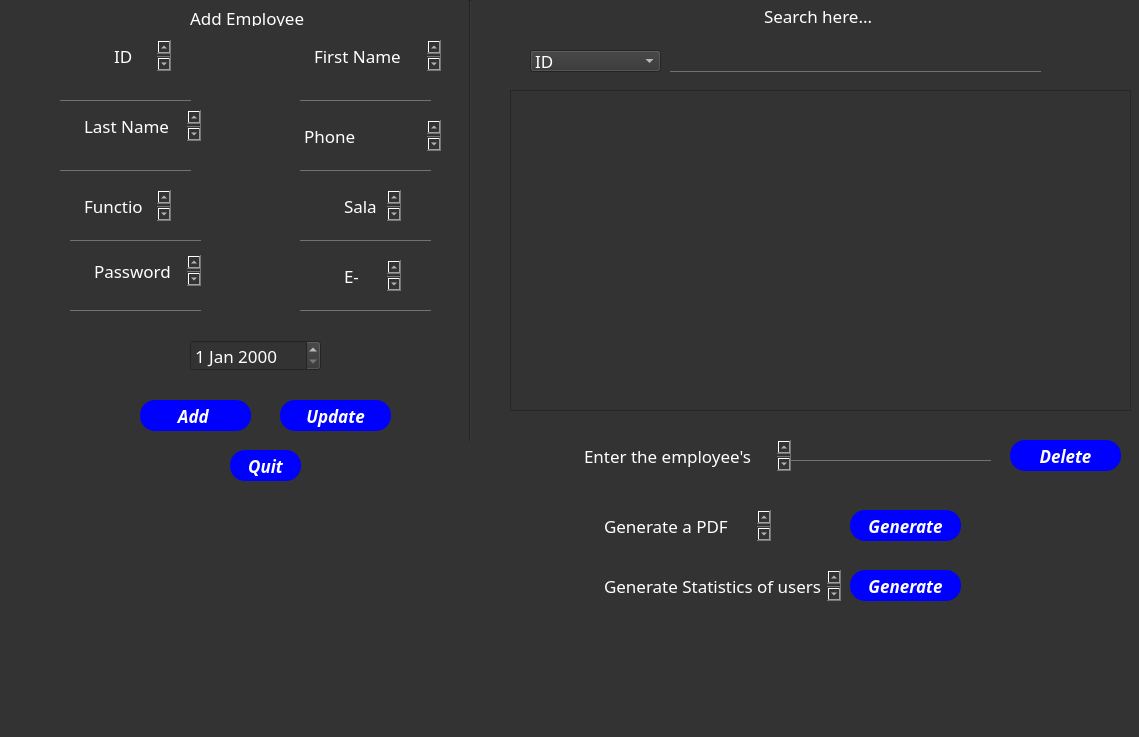
<?xml version="1.0" encoding="UTF-8"?>
<ui version="4.0">
 <class>MainWindow</class>
 <widget class="QMainWindow" name="MainWindow">
  <property name="geometry">
   <rect>
    <x>0</x>
    <y>0</y>
    <width>1139</width>
    <height>737</height>
   </rect>
  </property>
  <property name="windowTitle">
   <string>MainWindow</string>
  </property>
  <property name="styleSheet">
   <string notr="true">*{
font-family:century gothic;
font-size:17px;
background:#333;

}

QPushButton
{
background:blue;
border-radius:15px;
}

QToolButton
{
background:blue;
border-radius:60px;
}

QTextEdit
{
bakcground:#333;
border-radius:60px;
}

QLabel
{
color:white;
}

QWidget
{
color:white;
}

QPushButton:hover
{
background:grey;
}

QLineEdit
{
background:transparent;
border:none;
color:white;
border-bottom:1px solid #717072;
}

QTableView
{
background:#333;
}

QTableView QHeaderView::section {
background:#F5F5F5;
}</string>
  </property>
  <widget class="QWidget" name="centralwidget">
   <widget class="QLineEdit" name="LE_prenom">
    <property name="geometry">
     <rect>
      <x>300</x>
      <y>70</y>
      <width>131</width>
      <height>31</height>
     </rect>
    </property>
    <property name="text">
     <string/>
    </property>
    <property name="readOnly">
     <bool>false</bool>
    </property>
   </widget>
   <widget class="QLineEdit" name="LE_salaire">
    <property name="geometry">
     <rect>
      <x>300</x>
      <y>210</y>
      <width>131</width>
      <height>31</height>
     </rect>
    </property>
    <property name="text">
     <string/>
    </property>
    <property name="readOnly">
     <bool>false</bool>
    </property>
   </widget>
   <widget class="QPushButton" name="nom">
    <property name="geometry">
     <rect>
      <x>230</x>
      <y>450</y>
      <width>71</width>
      <height>31</height>
     </rect>
    </property>
    <property name="font">
     <font>
      <family>century gothic</family>
      <pointsize>-1</pointsize>
      <weight>75</weight>
      <italic>true</italic>
      <bold>true</bold>
     </font>
    </property>
    <property name="text">
     <string>Quit</string>
    </property>
   </widget>
   <widget class="QLineEdit" name="LE_nom">
    <property name="geometry">
     <rect>
      <x>60</x>
      <y>140</y>
      <width>131</width>
      <height>31</height>
     </rect>
    </property>
    <property name="text">
     <string/>
    </property>
    <property name="readOnly">
     <bool>false</bool>
    </property>
   </widget>
   <widget class="QLineEdit" name="LE_fct">
    <property name="geometry">
     <rect>
      <x>70</x>
      <y>210</y>
      <width>131</width>
      <height>31</height>
     </rect>
    </property>
    <property name="text">
     <string/>
    </property>
    <property name="readOnly">
     <bool>false</bool>
    </property>
   </widget>
   <widget class="QLineEdit" name="LE_tlf">
    <property name="geometry">
     <rect>
      <x>300</x>
      <y>140</y>
      <width>131</width>
      <height>31</height>
     </rect>
    </property>
    <property name="text">
     <string/>
    </property>
    <property name="readOnly">
     <bool>false</bool>
    </property>
   </widget>
   <widget class="QLineEdit" name="LE_ID">
    <property name="geometry">
     <rect>
      <x>60</x>
      <y>70</y>
      <width>131</width>
      <height>31</height>
     </rect>
    </property>
    <property name="text">
     <string/>
    </property>
    <property name="readOnly">
     <bool>false</bool>
    </property>
   </widget>
   <widget class="QPushButton" name="pushButton_4">
    <property name="geometry">
     <rect>
      <x>140</x>
      <y>400</y>
      <width>111</width>
      <height>31</height>
     </rect>
    </property>
    <property name="font">
     <font>
      <family>century gothic</family>
      <pointsize>-1</pointsize>
      <weight>75</weight>
      <italic>true</italic>
      <bold>true</bold>
     </font>
    </property>
    <property name="text">
     <string>Add </string>
    </property>
    <property name="icon">
     <iconset>
      <normaloff>../../../Add.png</normaloff>../../../Add.png</iconset>
    </property>
   </widget>
   <widget class="QLabel" name="label_3">
    <property name="geometry">
     <rect>
      <x>190</x>
      <y>10</y>
      <width>121</width>
      <height>16</height>
     </rect>
    </property>
    <property name="text">
     <string>Add Employee</string>
    </property>
   </widget>
   <widget class="Line" name="line">
    <property name="geometry">
     <rect>
      <x>460</x>
      <y>0</y>
      <width>20</width>
      <height>441</height>
     </rect>
    </property>
    <property name="orientation">
     <enum>Qt::Vertical</enum>
    </property>
   </widget>
   <widget class="QLineEdit" name="LE_mail">
    <property name="geometry">
     <rect>
      <x>300</x>
      <y>280</y>
      <width>131</width>
      <height>31</height>
     </rect>
    </property>
    <property name="text">
     <string/>
    </property>
    <property name="readOnly">
     <bool>false</bool>
    </property>
   </widget>
   <widget class="QLineEdit" name="LE_mdp">
    <property name="geometry">
     <rect>
      <x>70</x>
      <y>280</y>
      <width>131</width>
      <height>31</height>
     </rect>
    </property>
    <property name="text">
     <string/>
    </property>
    <property name="readOnly">
     <bool>false</bool>
    </property>
   </widget>
   <widget class="QTableView" name="tableView_2">
    <property name="geometry">
     <rect>
      <x>510</x>
      <y>90</y>
      <width>621</width>
      <height>321</height>
     </rect>
    </property>
    <property name="autoFillBackground">
     <bool>false</bool>
    </property>
    <property name="styleSheet">
     <string notr="true">color: #white;
</string>
    </property>
    <property name="showGrid">
     <bool>true</bool>
    </property>
   </widget>
   <widget class="QDateEdit" name="dateEdit">
    <property name="geometry">
     <rect>
      <x>190</x>
      <y>340</y>
      <width>131</width>
      <height>31</height>
     </rect>
    </property>
   </widget>
   <widget class="QPushButton" name="pushButton_5">
    <property name="geometry">
     <rect>
      <x>1010</x>
      <y>440</y>
      <width>111</width>
      <height>31</height>
     </rect>
    </property>
    <property name="font">
     <font>
      <family>century gothic</family>
      <pointsize>-1</pointsize>
      <weight>75</weight>
      <italic>true</italic>
      <bold>true</bold>
     </font>
    </property>
    <property name="text">
     <string>Delete</string>
    </property>
    <property name="icon">
     <iconset>
      <normaloff>../../../Delete.png</normaloff>../../../Delete.png</iconset>
    </property>
   </widget>
   <widget class="QLineEdit" name="LE_ID_2">
    <property name="geometry">
     <rect>
      <x>790</x>
      <y>430</y>
      <width>201</width>
      <height>31</height>
     </rect>
    </property>
    <property name="text">
     <string/>
    </property>
    <property name="readOnly">
     <bool>false</bool>
    </property>
   </widget>
   <widget class="QPushButton" name="pushButton_6">
    <property name="geometry">
     <rect>
      <x>280</x>
      <y>400</y>
      <width>111</width>
      <height>31</height>
     </rect>
    </property>
    <property name="font">
     <font>
      <family>century gothic</family>
      <pointsize>-1</pointsize>
      <weight>75</weight>
      <italic>true</italic>
      <bold>true</bold>
     </font>
    </property>
    <property name="text">
     <string>Update</string>
    </property>
    <property name="icon">
     <iconset>
      <normaloff>../../../Update.png</normaloff>../../../Update.png</iconset>
    </property>
   </widget>
   <widget class="QTextBrowser" name="textBrowser">
    <property name="geometry">
     <rect>
      <x>300</x>
      <y>120</y>
      <width>141</width>
      <height>31</height>
     </rect>
    </property>
    <property name="html">
     <string>&lt;!DOCTYPE HTML PUBLIC &quot;-//W3C//DTD HTML 4.0//EN&quot; &quot;http://www.w3.org/TR/REC-html40/strict.dtd&quot;&gt;
&lt;html&gt;&lt;head&gt;&lt;meta name=&quot;qrichtext&quot; content=&quot;1&quot; /&gt;&lt;style type=&quot;text/css&quot;&gt;
p, li { white-space: pre-wrap; }
&lt;/style&gt;&lt;/head&gt;&lt;body style=&quot; font-family:'century gothic'; font-size:17px; font-weight:400; font-style:normal;&quot;&gt;
&lt;p style=&quot; margin-top:0px; margin-bottom:0px; margin-left:0px; margin-right:0px; -qt-block-indent:0; text-indent:0px;&quot;&gt;&lt;span style=&quot; font-size:17px;&quot;&gt;Phone Number&lt;/span&gt;&lt;/p&gt;&lt;/body&gt;&lt;/html&gt;</string>
    </property>
   </widget>
   <widget class="QTextBrowser" name="textBrowser_2">
    <property name="geometry">
     <rect>
      <x>110</x>
      <y>40</y>
      <width>61</width>
      <height>31</height>
     </rect>
    </property>
    <property name="html">
     <string>&lt;!DOCTYPE HTML PUBLIC &quot;-//W3C//DTD HTML 4.0//EN&quot; &quot;http://www.w3.org/TR/REC-html40/strict.dtd&quot;&gt;
&lt;html&gt;&lt;head&gt;&lt;meta name=&quot;qrichtext&quot; content=&quot;1&quot; /&gt;&lt;style type=&quot;text/css&quot;&gt;
p, li { white-space: pre-wrap; }
&lt;/style&gt;&lt;/head&gt;&lt;body style=&quot; font-family:'century gothic'; font-size:17px; font-weight:400; font-style:normal;&quot;&gt;
&lt;p style=&quot; margin-top:0px; margin-bottom:0px; margin-left:0px; margin-right:0px; -qt-block-indent:0; text-indent:0px;&quot;&gt;&lt;span style=&quot; font-size:17px;&quot;&gt;ID &lt;/span&gt;&lt;/p&gt;&lt;/body&gt;&lt;/html&gt;</string>
    </property>
   </widget>
   <widget class="QTextBrowser" name="textBrowser_3">
    <property name="geometry">
     <rect>
      <x>80</x>
      <y>110</y>
      <width>121</width>
      <height>31</height>
     </rect>
    </property>
    <property name="html">
     <string>&lt;!DOCTYPE HTML PUBLIC &quot;-//W3C//DTD HTML 4.0//EN&quot; &quot;http://www.w3.org/TR/REC-html40/strict.dtd&quot;&gt;
&lt;html&gt;&lt;head&gt;&lt;meta name=&quot;qrichtext&quot; content=&quot;1&quot; /&gt;&lt;style type=&quot;text/css&quot;&gt;
p, li { white-space: pre-wrap; }
&lt;/style&gt;&lt;/head&gt;&lt;body style=&quot; font-family:'century gothic'; font-size:17px; font-weight:400; font-style:normal;&quot;&gt;
&lt;p style=&quot; margin-top:0px; margin-bottom:0px; margin-left:0px; margin-right:0px; -qt-block-indent:0; text-indent:0px;&quot;&gt;&lt;span style=&quot; font-size:17px;&quot;&gt;Last Name&lt;/span&gt;&lt;/p&gt;&lt;/body&gt;&lt;/html&gt;</string>
    </property>
   </widget>
   <widget class="QTextBrowser" name="textBrowser_4">
    <property name="geometry">
     <rect>
      <x>310</x>
      <y>40</y>
      <width>131</width>
      <height>31</height>
     </rect>
    </property>
    <property name="html">
     <string>&lt;!DOCTYPE HTML PUBLIC &quot;-//W3C//DTD HTML 4.0//EN&quot; &quot;http://www.w3.org/TR/REC-html40/strict.dtd&quot;&gt;
&lt;html&gt;&lt;head&gt;&lt;meta name=&quot;qrichtext&quot; content=&quot;1&quot; /&gt;&lt;style type=&quot;text/css&quot;&gt;
p, li { white-space: pre-wrap; }
&lt;/style&gt;&lt;/head&gt;&lt;body style=&quot; font-family:'century gothic'; font-size:17px; font-weight:400; font-style:normal;&quot;&gt;
&lt;p style=&quot; margin-top:0px; margin-bottom:0px; margin-left:0px; margin-right:0px; -qt-block-indent:0; text-indent:0px;&quot;&gt;&lt;span style=&quot; font-size:17px;&quot;&gt;First Name &lt;/span&gt;&lt;/p&gt;&lt;/body&gt;&lt;/html&gt;</string>
    </property>
   </widget>
   <widget class="QTextBrowser" name="textBrowser_5">
    <property name="geometry">
     <rect>
      <x>80</x>
      <y>190</y>
      <width>91</width>
      <height>31</height>
     </rect>
    </property>
    <property name="html">
     <string>&lt;!DOCTYPE HTML PUBLIC &quot;-//W3C//DTD HTML 4.0//EN&quot; &quot;http://www.w3.org/TR/REC-html40/strict.dtd&quot;&gt;
&lt;html&gt;&lt;head&gt;&lt;meta name=&quot;qrichtext&quot; content=&quot;1&quot; /&gt;&lt;style type=&quot;text/css&quot;&gt;
p, li { white-space: pre-wrap; }
&lt;/style&gt;&lt;/head&gt;&lt;body style=&quot; font-family:'century gothic'; font-size:17px; font-weight:400; font-style:normal;&quot;&gt;
&lt;p style=&quot; margin-top:0px; margin-bottom:0px; margin-left:0px; margin-right:0px; -qt-block-indent:0; text-indent:0px;&quot;&gt;&lt;span style=&quot; font-size:17px;&quot;&gt;Function&lt;/span&gt;&lt;/p&gt;&lt;/body&gt;&lt;/html&gt;</string>
    </property>
   </widget>
   <widget class="QTextBrowser" name="textBrowser_6">
    <property name="geometry">
     <rect>
      <x>340</x>
      <y>260</y>
      <width>61</width>
      <height>31</height>
     </rect>
    </property>
    <property name="html">
     <string>&lt;!DOCTYPE HTML PUBLIC &quot;-//W3C//DTD HTML 4.0//EN&quot; &quot;http://www.w3.org/TR/REC-html40/strict.dtd&quot;&gt;
&lt;html&gt;&lt;head&gt;&lt;meta name=&quot;qrichtext&quot; content=&quot;1&quot; /&gt;&lt;style type=&quot;text/css&quot;&gt;
p, li { white-space: pre-wrap; }
&lt;/style&gt;&lt;/head&gt;&lt;body style=&quot; font-family:'century gothic'; font-size:17px; font-weight:400; font-style:normal;&quot;&gt;
&lt;p style=&quot; margin-top:0px; margin-bottom:0px; margin-left:0px; margin-right:0px; -qt-block-indent:0; text-indent:0px;&quot;&gt;&lt;span style=&quot; font-size:17px;&quot;&gt;E-Mail &lt;/span&gt;&lt;/p&gt;&lt;/body&gt;&lt;/html&gt;</string>
    </property>
   </widget>
   <widget class="QTextBrowser" name="textBrowser_7">
    <property name="geometry">
     <rect>
      <x>340</x>
      <y>190</y>
      <width>61</width>
      <height>31</height>
     </rect>
    </property>
    <property name="html">
     <string>&lt;!DOCTYPE HTML PUBLIC &quot;-//W3C//DTD HTML 4.0//EN&quot; &quot;http://www.w3.org/TR/REC-html40/strict.dtd&quot;&gt;
&lt;html&gt;&lt;head&gt;&lt;meta name=&quot;qrichtext&quot; content=&quot;1&quot; /&gt;&lt;style type=&quot;text/css&quot;&gt;
p, li { white-space: pre-wrap; }
&lt;/style&gt;&lt;/head&gt;&lt;body style=&quot; font-family:'century gothic'; font-size:17px; font-weight:400; font-style:normal;&quot;&gt;
&lt;p style=&quot; margin-top:0px; margin-bottom:0px; margin-left:0px; margin-right:0px; -qt-block-indent:0; text-indent:0px;&quot;&gt;&lt;span style=&quot; font-size:17px;&quot;&gt;Salary&lt;/span&gt;&lt;/p&gt;&lt;/body&gt;&lt;/html&gt;</string>
    </property>
   </widget>
   <widget class="QTextBrowser" name="textBrowser_8">
    <property name="geometry">
     <rect>
      <x>90</x>
      <y>255</y>
      <width>111</width>
      <height>31</height>
     </rect>
    </property>
    <property name="html">
     <string>&lt;!DOCTYPE HTML PUBLIC &quot;-//W3C//DTD HTML 4.0//EN&quot; &quot;http://www.w3.org/TR/REC-html40/strict.dtd&quot;&gt;
&lt;html&gt;&lt;head&gt;&lt;meta name=&quot;qrichtext&quot; content=&quot;1&quot; /&gt;&lt;style type=&quot;text/css&quot;&gt;
p, li { white-space: pre-wrap; }
&lt;/style&gt;&lt;/head&gt;&lt;body style=&quot; font-family:'century gothic'; font-size:17px; font-weight:400; font-style:normal;&quot;&gt;
&lt;p style=&quot; margin-top:0px; margin-bottom:0px; margin-left:0px; margin-right:0px; -qt-block-indent:0; text-indent:0px;&quot;&gt;&lt;span style=&quot; font-size:17px;&quot;&gt;Password&lt;/span&gt;&lt;/p&gt;&lt;/body&gt;&lt;/html&gt;</string>
    </property>
   </widget>
   <widget class="QComboBox" name="comboBox">
    <property name="geometry">
     <rect>
      <x>530</x>
      <y>50</y>
      <width>131</width>
      <height>22</height>
     </rect>
    </property>
    <item>
     <property name="text">
      <string>ID</string>
     </property>
    </item>
    <item>
     <property name="text">
      <string>Last name</string>
     </property>
    </item>
    <item>
     <property name="text">
      <string>First name</string>
     </property>
    </item>
    <item>
     <property name="text">
      <string>Password</string>
     </property>
    </item>
    <item>
     <property name="text">
      <string>Phone Number</string>
     </property>
    </item>
    <item>
     <property name="text">
      <string>E-mail</string>
     </property>
    </item>
    <item>
     <property name="text">
      <string>Date</string>
     </property>
    </item>
    <item>
     <property name="text">
      <string>Function</string>
     </property>
    </item>
    <item>
     <property name="text">
      <string>Salary</string>
     </property>
    </item>
    <item>
     <property name="text">
      <string/>
     </property>
    </item>
   </widget>
   <widget class="QLineEdit" name="lineEdit">
    <property name="geometry">
     <rect>
      <x>670</x>
      <y>50</y>
      <width>371</width>
      <height>22</height>
     </rect>
    </property>
    <property name="text">
     <string/>
    </property>
   </widget>
   <widget class="QTextBrowser" name="textBrowser_9">
    <property name="geometry">
     <rect>
      <x>760</x>
      <y>0</y>
      <width>131</width>
      <height>41</height>
     </rect>
    </property>
    <property name="html">
     <string>&lt;!DOCTYPE HTML PUBLIC &quot;-//W3C//DTD HTML 4.0//EN&quot; &quot;http://www.w3.org/TR/REC-html40/strict.dtd&quot;&gt;
&lt;html&gt;&lt;head&gt;&lt;meta name=&quot;qrichtext&quot; content=&quot;1&quot; /&gt;&lt;style type=&quot;text/css&quot;&gt;
p, li { white-space: pre-wrap; }
&lt;/style&gt;&lt;/head&gt;&lt;body style=&quot; font-family:'century gothic'; font-size:17px; font-weight:400; font-style:normal;&quot;&gt;
&lt;p style=&quot; margin-top:0px; margin-bottom:0px; margin-left:0px; margin-right:0px; -qt-block-indent:0; text-indent:0px;&quot;&gt;&lt;span style=&quot; font-size:17px;&quot;&gt;Search here... &lt;/span&gt;&lt;/p&gt;&lt;/body&gt;&lt;/html&gt;</string>
    </property>
   </widget>
   <widget class="QTextBrowser" name="textBrowser_10">
    <property name="geometry">
     <rect>
      <x>580</x>
      <y>440</y>
      <width>211</width>
      <height>31</height>
     </rect>
    </property>
    <property name="html">
     <string>&lt;!DOCTYPE HTML PUBLIC &quot;-//W3C//DTD HTML 4.0//EN&quot; &quot;http://www.w3.org/TR/REC-html40/strict.dtd&quot;&gt;
&lt;html&gt;&lt;head&gt;&lt;meta name=&quot;qrichtext&quot; content=&quot;1&quot; /&gt;&lt;style type=&quot;text/css&quot;&gt;
p, li { white-space: pre-wrap; }
&lt;/style&gt;&lt;/head&gt;&lt;body style=&quot; font-family:'century gothic'; font-size:17px; font-weight:400; font-style:normal;&quot;&gt;
&lt;p style=&quot; margin-top:0px; margin-bottom:0px; margin-left:0px; margin-right:0px; -qt-block-indent:0; text-indent:0px;&quot;&gt;&lt;span style=&quot; font-size:17px;&quot;&gt;Enter the employee's ID &lt;/span&gt;&lt;/p&gt;&lt;/body&gt;&lt;/html&gt;</string>
    </property>
   </widget>
   <widget class="QTextBrowser" name="textBrowser_11">
    <property name="geometry">
     <rect>
      <x>600</x>
      <y>510</y>
      <width>171</width>
      <height>31</height>
     </rect>
    </property>
    <property name="html">
     <string>&lt;!DOCTYPE HTML PUBLIC &quot;-//W3C//DTD HTML 4.0//EN&quot; &quot;http://www.w3.org/TR/REC-html40/strict.dtd&quot;&gt;
&lt;html&gt;&lt;head&gt;&lt;meta name=&quot;qrichtext&quot; content=&quot;1&quot; /&gt;&lt;style type=&quot;text/css&quot;&gt;
p, li { white-space: pre-wrap; }
&lt;/style&gt;&lt;/head&gt;&lt;body style=&quot; font-family:'century gothic'; font-size:17px; font-weight:400; font-style:normal;&quot;&gt;
&lt;p style=&quot; margin-top:0px; margin-bottom:0px; margin-left:0px; margin-right:0px; -qt-block-indent:0; text-indent:0px;&quot;&gt;&lt;span style=&quot; font-size:17px;&quot;&gt;Generate a PDF file &lt;/span&gt;&lt;/p&gt;&lt;/body&gt;&lt;/html&gt;</string>
    </property>
   </widget>
   <widget class="QPushButton" name="pushButton">
    <property name="geometry">
     <rect>
      <x>850</x>
      <y>510</y>
      <width>111</width>
      <height>31</height>
     </rect>
    </property>
    <property name="font">
     <font>
      <family>century gothic</family>
      <pointsize>-1</pointsize>
      <weight>75</weight>
      <italic>true</italic>
      <bold>true</bold>
     </font>
    </property>
    <property name="text">
     <string>Generate</string>
    </property>
   </widget>
   <widget class="QTextBrowser" name="textBrowser_12">
    <property name="geometry">
     <rect>
      <x>600</x>
      <y>570</y>
      <width>241</width>
      <height>31</height>
     </rect>
    </property>
    <property name="html">
     <string>&lt;!DOCTYPE HTML PUBLIC &quot;-//W3C//DTD HTML 4.0//EN&quot; &quot;http://www.w3.org/TR/REC-html40/strict.dtd&quot;&gt;
&lt;html&gt;&lt;head&gt;&lt;meta name=&quot;qrichtext&quot; content=&quot;1&quot; /&gt;&lt;style type=&quot;text/css&quot;&gt;
p, li { white-space: pre-wrap; }
&lt;/style&gt;&lt;/head&gt;&lt;body style=&quot; font-family:'century gothic'; font-size:17px; font-weight:400; font-style:normal;&quot;&gt;
&lt;p style=&quot; margin-top:0px; margin-bottom:0px; margin-left:0px; margin-right:0px; -qt-block-indent:0; text-indent:0px;&quot;&gt;&lt;span style=&quot; font-size:17px;&quot;&gt;Generate Statistics of users&lt;/span&gt;&lt;/p&gt;&lt;/body&gt;&lt;/html&gt;</string>
    </property>
   </widget>
   <widget class="QPushButton" name="pushButton_2">
    <property name="geometry">
     <rect>
      <x>850</x>
      <y>570</y>
      <width>111</width>
      <height>31</height>
     </rect>
    </property>
    <property name="font">
     <font>
      <family>century gothic</family>
      <pointsize>-1</pointsize>
      <weight>75</weight>
      <italic>true</italic>
      <bold>true</bold>
     </font>
    </property>
    <property name="text">
     <string>Generate</string>
    </property>
   </widget>
  </widget>
  <widget class="QMenuBar" name="menubar">
   <property name="geometry">
    <rect>
     <x>0</x>
     <y>0</y>
     <width>1139</width>
     <height>27</height>
    </rect>
   </property>
  </widget>
  <widget class="QStatusBar" name="statusbar"/>
 </widget>
 <resources/>
 <connections/>
</ui>
